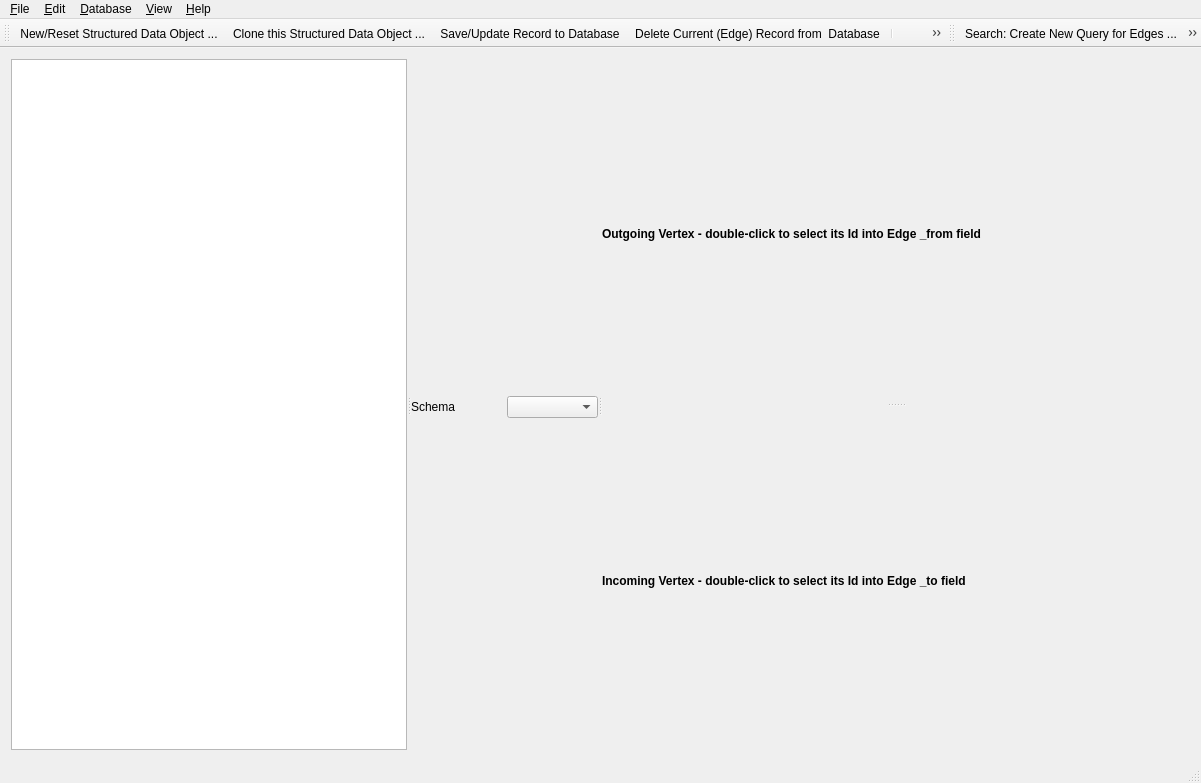
<?xml version="1.0" encoding="UTF-8"?>
<ui version="4.0">
 <class>EdgesWidget</class>
 <widget class="QMainWindow" name="EdgesWidget">
  <property name="geometry">
   <rect>
    <x>0</x>
    <y>0</y>
    <width>1201</width>
    <height>783</height>
   </rect>
  </property>
  <property name="windowTitle">
   <string>TMainWindow</string>
  </property>
  <widget class="QWidget" name="centralWidget">
   <layout class="QHBoxLayout" name="horizontalLayout">
    <item>
     <widget class="QSplitter" name="mainSplitter">
      <property name="orientation">
       <enum>Qt::Orientation::Horizontal</enum>
      </property>
      <property name="opaqueResize">
       <bool>true</bool>
      </property>
      <widget class="QWidget" name="keyWidget" native="true">
       <layout class="QVBoxLayout" name="verticalLayout_4">
        <property name="spacing">
         <number>0</number>
        </property>
        <property name="leftMargin">
         <number>0</number>
        </property>
        <property name="topMargin">
         <number>0</number>
        </property>
        <property name="rightMargin">
         <number>0</number>
        </property>
        <property name="bottomMargin">
         <number>0</number>
        </property>
        <item>
         <widget class="QSplitter" name="keySplitter">
          <property name="orientation">
           <enum>Qt::Orientation::Vertical</enum>
          </property>
          <widget class="QTextEdit" name="edgeQuery">
           <property name="readOnly">
            <bool>true</bool>
           </property>
          </widget>
         </widget>
        </item>
       </layout>
      </widget>
      <widget class="QWidget" name="bsonWidget" native="true">
       <layout class="QGridLayout" name="gridLayout">
        <property name="leftMargin">
         <number>0</number>
        </property>
        <property name="topMargin">
         <number>5</number>
        </property>
        <property name="rightMargin">
         <number>0</number>
        </property>
        <property name="bottomMargin">
         <number>0</number>
        </property>
        <property name="spacing">
         <number>5</number>
        </property>
        <item row="0" column="1">
         <widget class="QComboBox" name="typeBox"/>
        </item>
        <item row="0" column="0">
         <widget class="QLabel" name="label">
          <property name="text">
           <string>Schema</string>
          </property>
         </widget>
        </item>
       </layout>
      </widget>
      <widget class="QWidget" name="listsWidget" native="true">
       <layout class="QVBoxLayout" name="verticalLayout_3">
        <property name="spacing">
         <number>0</number>
        </property>
        <property name="leftMargin">
         <number>0</number>
        </property>
        <property name="topMargin">
         <number>0</number>
        </property>
        <property name="rightMargin">
         <number>0</number>
        </property>
        <property name="bottomMargin">
         <number>0</number>
        </property>
        <item>
         <widget class="QSplitter" name="lstSplitter">
          <property name="orientation">
           <enum>Qt::Orientation::Vertical</enum>
          </property>
          <widget class="QWidget" name="inWidget" native="true">
           <layout class="QVBoxLayout" name="verticalLayout">
            <property name="spacing">
             <number>5</number>
            </property>
            <property name="leftMargin">
             <number>0</number>
            </property>
            <property name="topMargin">
             <number>5</number>
            </property>
            <property name="rightMargin">
             <number>0</number>
            </property>
            <property name="bottomMargin">
             <number>0</number>
            </property>
            <item>
             <widget class="QLabel" name="labelOut">
              <property name="font">
               <font>
                <bold>true</bold>
               </font>
              </property>
              <property name="text">
               <string>Outgoing Vertex - double-click to select its Id into Edge _from field</string>
              </property>
             </widget>
            </item>
           </layout>
          </widget>
          <widget class="QWidget" name="outWidget" native="true">
           <layout class="QVBoxLayout" name="verticalLayout_2">
            <property name="spacing">
             <number>5</number>
            </property>
            <property name="leftMargin">
             <number>0</number>
            </property>
            <property name="topMargin">
             <number>5</number>
            </property>
            <property name="rightMargin">
             <number>0</number>
            </property>
            <property name="bottomMargin">
             <number>0</number>
            </property>
            <item>
             <widget class="QLabel" name="labelIn">
              <property name="font">
               <font>
                <bold>true</bold>
               </font>
              </property>
              <property name="text">
               <string>Incoming Vertex - double-click to select its Id into Edge _to field</string>
              </property>
             </widget>
            </item>
           </layout>
          </widget>
         </widget>
        </item>
       </layout>
      </widget>
     </widget>
    </item>
   </layout>
  </widget>
  <widget class="QMenuBar" name="menuBar">
   <property name="geometry">
    <rect>
     <x>0</x>
     <y>0</y>
     <width>1201</width>
     <height>22</height>
    </rect>
   </property>
   <widget class="QMenu" name="menuDataBase">
    <property name="title">
     <string>&amp;Database</string>
    </property>
    <addaction name="separator"/>
    <addaction name="action_Read"/>
    <addaction name="action_Update"/>
    <addaction name="action_Delete"/>
    <addaction name="actionDeleteMultiple"/>
    <addaction name="separator"/>
    <addaction name="actionSearch"/>
    <addaction name="actionSearch_Results"/>
    <addaction name="actionOutgoing_Vertex_Query"/>
    <addaction name="actionIncoming_Vertex_Query"/>
    <addaction name="separator"/>
    <addaction name="actionBackup_Queried_Records_to_File"/>
    <addaction name="actionRestore_Multiple_Records_from_File"/>
    <addaction name="separator"/>
    <addaction name="actionBackup_Graph_to_File"/>
    <addaction name="actionRestore_Graph_from_File"/>
   </widget>
   <widget class="QMenu" name="menu_File">
    <property name="title">
     <string>&amp;File</string>
    </property>
    <addaction name="actionNew"/>
    <addaction name="action_Clone_Structured_Data_Object"/>
    <addaction name="separator"/>
    <addaction name="actionImport_Json_File"/>
    <addaction name="actionExport_Json_File"/>
    <addaction name="separator"/>
    <addaction name="actionE_xit"/>
    <addaction name="separator"/>
   </widget>
   <widget class="QMenu" name="menuHelp">
    <property name="title">
     <string>&amp;Help</string>
    </property>
    <addaction name="actionContents"/>
    <addaction name="separator"/>
    <addaction name="actionVersion"/>
    <addaction name="actionAuthors"/>
    <addaction name="actionLicense"/>
    <addaction name="separator"/>
    <addaction name="action_Help_About"/>
   </widget>
   <widget class="QMenu" name="menu_Edit">
    <property name="title">
     <string>&amp;Edit</string>
    </property>
    <addaction name="separator"/>
    <addaction name="actionAdd_one_field"/>
    <addaction name="actionReset_Data_to_Defaults"/>
    <addaction name="action_Delete_field"/>
    <addaction name="separator"/>
    <addaction name="action_Resize_array"/>
    <addaction name="action_Clone_Current"/>
    <addaction name="separator"/>
    <addaction name="actionRemove_Alternatives_Union"/>
    <addaction name="separator"/>
    <addaction name="actionCopy_Field_Path"/>
    <addaction name="actionCopy_Field"/>
    <addaction name="actionPaste_Field"/>
    <addaction name="separator"/>
    <addaction name="action_Calculator"/>
   </widget>
   <widget class="QMenu" name="menu_View">
    <property name="title">
     <string>&amp;View</string>
    </property>
    <addaction name="actionKeep_Data_Fields_Expanded"/>
    <addaction name="action_Show_comments"/>
    <addaction name="action_Display_enums"/>
    <addaction name="action_Edit_id"/>
    <addaction name="separator"/>
    <addaction name="actionFollow_Out_Vertex"/>
    <addaction name="actionFollow_In_Vertex"/>
   </widget>
   <addaction name="menu_File"/>
   <addaction name="menu_Edit"/>
   <addaction name="menuDataBase"/>
   <addaction name="menu_View"/>
   <addaction name="menuHelp"/>
  </widget>
  <widget class="QStatusBar" name="statusBar"/>
  <widget class="QToolBar" name="mainToolBar">
   <property name="floatable">
    <bool>true</bool>
   </property>
   <attribute name="toolBarArea">
    <enum>TopToolBarArea</enum>
   </attribute>
   <attribute name="toolBarBreak">
    <bool>false</bool>
   </attribute>
   <addaction name="actionNew"/>
   <addaction name="action_Clone_Structured_Data_Object"/>
   <addaction name="action_Update"/>
   <addaction name="action_Delete"/>
   <addaction name="separator"/>
   <addaction name="actionPrevious_Record"/>
   <addaction name="actionNext_Record"/>
   <addaction name="separator"/>
   <addaction name="actionFollow_Out_Vertex"/>
   <addaction name="actionFollow_In_Vertex"/>
  </widget>
  <widget class="QToolBar" name="nameToolBar">
   <property name="windowTitle">
    <string>toolBar</string>
   </property>
   <attribute name="toolBarArea">
    <enum>TopToolBarArea</enum>
   </attribute>
   <attribute name="toolBarBreak">
    <bool>false</bool>
   </attribute>
   <addaction name="actionSearch"/>
   <addaction name="actionContents"/>
   <addaction name="separator"/>
  </widget>
  <action name="actionE_xit">
   <property name="text">
    <string>E&amp;xit</string>
   </property>
  </action>
  <action name="actionNew">
   <property name="icon">
    <iconset resource="../../jsonui.qrc">
     <normaloff>:/menu/Icons/NewCreateRecordIcon24.png</normaloff>:/menu/Icons/NewCreateRecordIcon24.png</iconset>
   </property>
   <property name="text">
    <string>&amp;New/Reset Record ...</string>
   </property>
   <property name="iconText">
    <string>New/Reset Structured Data Object ...</string>
   </property>
   <property name="toolTip">
    <string>New/Reset Structured Data Object ...</string>
   </property>
  </action>
  <action name="action_Read">
   <property name="icon">
    <iconset resource="../../jsonui.qrc">
     <normaloff>:/menu/Icons/load_db.png</normaloff>:/menu/Icons/load_db.png</iconset>
   </property>
   <property name="text">
    <string>&amp;Read Record from Database ...</string>
   </property>
   <property name="iconText">
    <string>Read Another (Edge) Data Object from DB Record ...</string>
   </property>
   <property name="toolTip">
    <string>Read Another (Edge) Data Object from DB Record ...</string>
   </property>
  </action>
  <action name="action_Update">
   <property name="icon">
    <iconset resource="../../jsonui.qrc">
     <normaloff>:/menu/Icons/save_db.png</normaloff>:/menu/Icons/save_db.png</iconset>
   </property>
   <property name="text">
    <string>Save/&amp;Update Record to Database</string>
   </property>
   <property name="toolTip">
    <string>Create/&amp;Update DB Record for Current (Edge) Data Object</string>
   </property>
  </action>
  <action name="action_Delete">
   <property name="icon">
    <iconset resource="../../jsonui.qrc">
     <normaloff>:/menu/Icons/DeleteCurrentRecordIcon24.png</normaloff>:/menu/Icons/DeleteCurrentRecordIcon24.png</iconset>
   </property>
   <property name="text">
    <string>&amp;Delete Current (Edge) Record from  Database</string>
   </property>
  </action>
  <action name="actionImport_Json_File">
   <property name="icon">
    <iconset resource="../../jsonui.qrc">
     <normaloff>:/menu/Icons/ShowFilesIcon24.png</normaloff>:/menu/Icons/ShowFilesIcon24.png</iconset>
   </property>
   <property name="text">
    <string>&amp;Read Record from File...</string>
   </property>
   <property name="iconText">
    <string>Read Structured Data from File ...</string>
   </property>
   <property name="toolTip">
    <string>Read Structured Data from File ...</string>
   </property>
  </action>
  <action name="actionExport_Json_File">
   <property name="icon">
    <iconset resource="../../jsonui.qrc">
     <normaloff>:/menu/Icons/SaveCurrentRecordIcon24.png</normaloff>:/menu/Icons/SaveCurrentRecordIcon24.png</iconset>
   </property>
   <property name="text">
    <string>&amp;Write Record to File ...</string>
   </property>
   <property name="iconText">
    <string>Write Structured Data to File ...</string>
   </property>
   <property name="toolTip">
    <string>Write Structured Data to File ...</string>
   </property>
  </action>
  <action name="action_Help_About">
   <property name="text">
    <string> Help &amp;About ...</string>
   </property>
   <property name="iconText">
    <string>Open Help Viewer ...</string>
   </property>
   <property name="toolTip">
    <string>Open Help VIewer ...</string>
   </property>
  </action>
  <action name="actionAuthors">
   <property name="text">
    <string>Au&amp;thors ...</string>
   </property>
  </action>
  <action name="actionLicense">
   <property name="text">
    <string>&amp;License ...</string>
   </property>
  </action>
  <action name="action_Delete_field">
   <property name="text">
    <string>&amp;Remove Selected Field  </string>
   </property>
   <property name="toolTip">
    <string>Remove Selected Data Field</string>
   </property>
  </action>
  <action name="action_Resize_array">
   <property name="text">
    <string>Resize Selected List/Map/Set ...</string>
   </property>
   <property name="iconText">
    <string>Resize Selected List/Map/Set ...</string>
   </property>
   <property name="toolTip">
    <string>Resize Selected List/Map/Set ...</string>
   </property>
   <property name="shortcut">
    <string>F4</string>
   </property>
  </action>
  <action name="action_Calculator">
   <property name="text">
    <string>Apply Calculator to Selected Fields ...</string>
   </property>
   <property name="iconText">
    <string>Apply Calculator to Selected Data Fields ...</string>
   </property>
   <property name="toolTip">
    <string>Apply Calculator to Selected Data Fields ...</string>
   </property>
   <property name="shortcut">
    <string>F5</string>
   </property>
  </action>
  <action name="actionAdd_one_field">
   <property name="text">
    <string>Add &amp;One Field ...</string>
   </property>
  </action>
  <action name="actionContents">
   <property name="icon">
    <iconset resource="../../jsonui.qrc">
     <normaloff>:/menu/Icons/QuestionMessageIcon24.png</normaloff>:/menu/Icons/QuestionMessageIcon24.png</iconset>
   </property>
   <property name="text">
    <string>Help &amp;Contents ...</string>
   </property>
  </action>
  <action name="action_Show_comments">
   <property name="checkable">
    <bool>true</bool>
   </property>
   <property name="text">
    <string>&amp;Display Comments to Data Fields</string>
   </property>
  </action>
  <action name="action_Display_enums">
   <property name="checkable">
    <bool>true</bool>
   </property>
   <property name="text">
    <string>&amp;Show Enum Names Instead of Values</string>
   </property>
  </action>
  <action name="actionSearch">
   <property name="icon">
    <iconset resource="../../jsonui.qrc">
     <normaloff>:/menu/Icons/SelectDisplayRecordIcon24.png</normaloff>:/menu/Icons/SelectDisplayRecordIcon24.png</iconset>
   </property>
   <property name="text">
    <string>Search: Create New &amp;Query for Edges ...</string>
   </property>
   <property name="iconText">
    <string>Search: Create New Query for Edges ...</string>
   </property>
   <property name="toolTip">
    <string>Search: Create New Query for Edges Using Query Dialog ... </string>
   </property>
  </action>
  <action name="actionRemove_Alternatives_Union">
   <property name="text">
    <string>Remove Alternatives (from &amp;Union)</string>
   </property>
  </action>
  <action name="actionSearch_Results">
   <property name="icon">
    <iconset resource="../../jsonui.qrc">
     <normaloff>:/menu/Icons/ShowGEMResultsIcon24.png</normaloff>:/menu/Icons/ShowGEMResultsIcon24.png</iconset>
   </property>
   <property name="text">
    <string>E&amp;xplore Search Results in Table Widget...</string>
   </property>
   <property name="iconText">
    <string>Explore Search Results in Table Widget ...</string>
   </property>
   <property name="toolTip">
    <string>Explore Search Results in Table Widget ...</string>
   </property>
   <property name="shortcut">
    <string>F3</string>
   </property>
  </action>
  <action name="actionDeleteMultiple">
   <property name="text">
    <string>De&amp;lete Multiple (Edge) Records from  Database</string>
   </property>
  </action>
  <action name="actionVersion">
   <property name="text">
    <string>&amp;Version ...</string>
   </property>
  </action>
  <action name="actionReset_Data_to_Defaults">
   <property name="text">
    <string>Reset Field to &amp;Defaults</string>
   </property>
  </action>
  <action name="actionAction_1">
   <property name="text">
    <string>&amp;Action 1 ...</string>
   </property>
  </action>
  <action name="actionAction_2">
   <property name="text">
    <string>Action &amp;2 ...</string>
   </property>
  </action>
  <action name="action_Edit_id">
   <property name="checkable">
    <bool>true</bool>
   </property>
   <property name="text">
    <string>&amp;Edit _id of DB (Document) Records </string>
   </property>
  </action>
  <action name="actionBackup_Queried_Records_to_File">
   <property name="text">
    <string>&amp;Backup Query Output (Edge) DB Records to File ...</string>
   </property>
   <property name="iconText">
    <string>Backup Query Output DB Records to File ...</string>
   </property>
   <property name="toolTip">
    <string>Backup Query Output DB Records to File ...</string>
   </property>
  </action>
  <action name="actionRestore_Multiple_Records_from_File">
   <property name="text">
    <string>Restore &amp;Multiple (Edge) Records from File ...</string>
   </property>
   <property name="iconText">
    <string>Restore Multiple (Edge) Records from File ...</string>
   </property>
   <property name="toolTip">
    <string>Restore Multiple (Edge) Records from File ...</string>
   </property>
  </action>
  <action name="actionKeep_Data_Fields_Expanded">
   <property name="checkable">
    <bool>true</bool>
   </property>
   <property name="text">
    <string>&amp;Keep Data Fields Expanded</string>
   </property>
  </action>
  <action name="actionNext_Record">
   <property name="icon">
    <iconset resource="../../jsonui.qrc">
     <normaloff>:/menu/Icons/DisplayNextRecordIcon24.png</normaloff>:/menu/Icons/DisplayNextRecordIcon24.png</iconset>
   </property>
   <property name="text">
    <string>Next Record</string>
   </property>
   <property name="toolTip">
    <string>Next Record</string>
   </property>
  </action>
  <action name="actionPrevious_Record">
   <property name="icon">
    <iconset resource="../../jsonui.qrc">
     <normaloff>:/menu/Icons/DisplayPrevRecordIcon24.png</normaloff>:/menu/Icons/DisplayPrevRecordIcon24.png</iconset>
   </property>
   <property name="text">
    <string>Previous Record</string>
   </property>
  </action>
  <action name="actionIncoming_Vertex_Query">
   <property name="text">
    <string>Query for &amp;Incoming Vertex (to Create Edge) ...</string>
   </property>
   <property name="iconText">
    <string>Query for Incoming Vertex (to Create Edge) ...</string>
   </property>
   <property name="toolTip">
    <string>Query for Incoming Vertex (to Create Edge) Using Query Widget ...</string>
   </property>
  </action>
  <action name="actionOutgoing_Vertex_Query">
   <property name="text">
    <string>Query for &amp;Outgoing Vertex (to Create Edge) ...</string>
   </property>
   <property name="iconText">
    <string>Query for Outgoing Vertex (to Create Edge) ...</string>
   </property>
   <property name="toolTip">
    <string>Query for Outgoing Vertex (to Create Edge) Using Query Widget ...</string>
   </property>
  </action>
  <action name="action_Clone_Structured_Data_Object">
   <property name="icon">
    <iconset resource="../../jsonui.qrc">
     <normaloff>:/menu/Icons/NewCloneRecordIcon24.png</normaloff>:/menu/Icons/NewCloneRecordIcon24.png</iconset>
   </property>
   <property name="text">
    <string>&amp;Clone this Record ...</string>
   </property>
   <property name="iconText">
    <string>Clone this Structured Data Object ...</string>
   </property>
   <property name="toolTip">
    <string>Clone this Structured Data Object ...</string>
   </property>
  </action>
  <action name="actionCopy_Field_Path">
   <property name="text">
    <string>Copy Field &amp;Path</string>
   </property>
  </action>
  <action name="actionCopy_Field">
   <property name="text">
    <string>Copy &amp;Field Value(s)</string>
   </property>
  </action>
  <action name="actionPaste_Field">
   <property name="text">
    <string>Paste F&amp;ield Value(s)</string>
   </property>
  </action>
  <action name="actionFollow_In_Vertex">
   <property name="icon">
    <iconset resource="../../jsonui.qrc">
     <normaloff>:/menu/Icons/Incoming24.png</normaloff>:/menu/Icons/Incoming24.png</iconset>
   </property>
   <property name="text">
    <string>Follow &amp;Incoming Vertex ('_to' Field) ...</string>
   </property>
   <property name="iconText">
    <string>Follow Incoming Vertex ('_InV' Field) ...</string>
   </property>
   <property name="toolTip">
    <string>Follow Incoming Vertex ('_to' Field) ...</string>
   </property>
  </action>
  <action name="actionFollow_Out_Vertex">
   <property name="icon">
    <iconset resource="../../jsonui.qrc">
     <normaloff>:/menu/Icons/outgoing24.png</normaloff>:/menu/Icons/outgoing24.png</iconset>
   </property>
   <property name="text">
    <string>Follow &amp;Outgoing Vertex ('_from' Field) ...</string>
   </property>
   <property name="iconText">
    <string>Follow Outgoing Vertex ('_OutV' Field) ...</string>
   </property>
   <property name="toolTip">
    <string>Follow Outgoing Vertex ('_from' Field) ...</string>
   </property>
  </action>
  <action name="actionBackup_Graph_to_File">
   <property name="text">
    <string>Backup Graph to File ...</string>
   </property>
   <property name="toolTip">
    <string>Backup all records connected to current record</string>
   </property>
  </action>
  <action name="actionRestore_Graph_from_File">
   <property name="text">
    <string>Restore Graph from File ...</string>
   </property>
  </action>
  <action name="action_Clone_Current">
   <property name="text">
    <string>&amp;Clone Selected Field</string>
   </property>
   <property name="toolTip">
    <string>Add copy of current field to end of list/map</string>
   </property>
  </action>
 </widget>
 <layoutdefault spacing="6" margin="11"/>
 <resources>
  <include location="../../jsonui.qrc"/>
 </resources>
 <connections/>
</ui>
